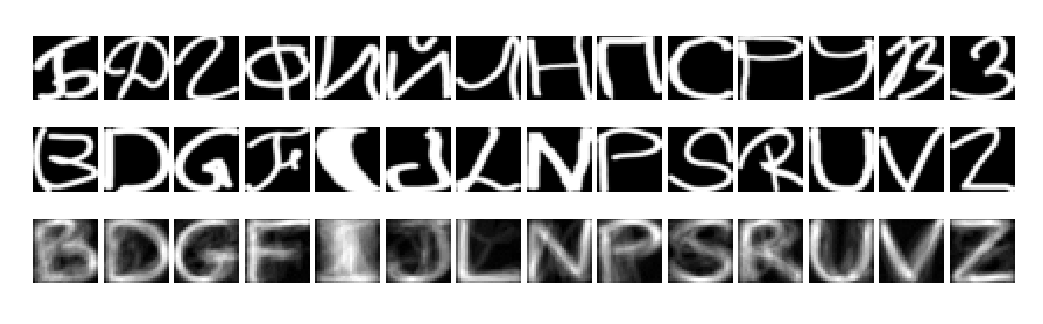

Write the Python code that produced this figure.
import numpy as np
import tensorflow as tf
import matplotlib.pyplot as plt


# normalize all Images, such that each image has zero mean.
# Also invert the colors, such that the background is white and the letters are black.
def normalize_mean(I):
    #I = np.ones(I.shape, dtype=np.float32) - I
    means = np.sum(I, axis=(1,2)) / (I.shape[1] * I.shape[2])
    return I - np.reshape(means, (I.shape[0], 1, 1))


# normalize all images, such that each image has standard deviation of 1
def normalize_stddev(I):
    stddev = np.std(I, axis=(1,2))
    return I / np.reshape(stddev, (I.shape[0], 1, 1))

def shuffle_in_unision(a,b):
    rng_state = np.random.get_state()
    np.random.shuffle(a)
    np.random.set_state(rng_state)
    np.random.shuffle(b)


def make_img_beauty(I):
    I = np.reshape(I, (28,28))
    min = np.min(I)
    max = np.max(I)
    mean = np.mean(I, axis=(0,1))
    #I = I - min / max - min
    I = 10 * (I - 0.1)
    I = 1 / (np.exp(-I) + 1)
    return I


# Load the data. Store inputs in X and labels in Y
X_cyr = np.transpose(np.load("./X_cyr.npy"), (2,0,1))
Y_cyr = np.load("./labels_cyr.npy")
X_lat = np.transpose(np.load("./X_lat.npy"), (2,0,1))
Y_lat = np.load("./labels_lat.npy")

# normalize
X_cyr = normalize_mean(X_cyr)
X_cyr = normalize_stddev(X_cyr)
X_lat = normalize_mean(X_lat)
X_lat = normalize_stddev(X_lat)
shuffle_in_unision(X_lat, Y_lat)

cluster_size = 20
def compute_clusters(size):
    clusters = []
    for j in range(14):
        clusters.append(np.array([pics for (i,pics) in enumerate(X_lat) if Y_lat[i] == j]))
    for i in range(14):
        clusters[i] = clusters[i][:size]
    clusters = np.array(clusters)
    return clusters

clusters = compute_clusters(cluster_size)


indices_lat = np.zeros(14, dtype=np.int16)
for i in range(14):
    j = 0
    while Y_lat[j] != i:
        j += 1
    indices_lat[i] = j
examples = np.array([X_lat[indices_lat[i]] for i in range(14)])

# Shuffle and split into test and training data (in ratio 5 to 1).
shuffle_in_unision(X_cyr, Y_cyr)
X_cyr = np.reshape(X_cyr, (-1, 28, 28, 1))
X_train = X_cyr[:5000]
X_test = X_cyr[5000:]
Y_train = Y_cyr[:5000]
Y_test = Y_cyr[5000:]


def param_relu(x, a):
    return tf.nn.relu(x) - a * tf.nn.relu(x)


phase_train = tf.placeholder(tf.bool)
X = tf.placeholder(tf.float32, [None, 28, 28, 1])
Y = tf.placeholder(tf.int32, [None])


# high-level batch normalization
def bn(x, name):
    return tf.layers.batch_normalization(inputs=x,
                                         beta_initializer=tf.truncated_normal_initializer(0.0, 0.1),
                                         gamma_initializer=tf.truncated_normal_initializer(1.0, 0.1),
                                         moving_mean_initializer=tf.truncated_normal_initializer(0.0, 0.1),
                                         moving_variance_initializer=tf.truncated_normal_initializer(1.0, 0.1),
                                         training=phase_train,
                                         name=name)


alpha = tf.get_variable('alpha', initializer=0.1, collections=['vars'])

W_en_1 = tf.get_variable('W_en_1', initializer=tf.random_normal([3,3,1,32]), collections=['vars'])
b_en_1 = tf.get_variable('b_en_1', initializer=tf.constant(0.1, tf.float32, shape=[32]), collections=['vars'])
l_en_1_norm = bn(tf.nn.conv2d(X, W_en_1, [1,2,2,1], padding='SAME') + b_en_1, 'bn_en_1')
l_en_1 = param_relu(l_en_1_norm, alpha)

W_en_2 = tf.get_variable('W_en_2', dtype=tf.float32, initializer=tf.random_normal([3,3,32,64]), collections=['vars'])
b_en_2 = tf.get_variable('b_en_2', initializer=tf.constant(0.1, tf.float32, shape=[64]), collections=['vars'])
l_en_2_norm = bn(tf.nn.conv2d(l_en_1, W_en_2, [1,2,2,1], padding='SAME') + b_en_2, 'bn_en_2')
l_en_2 = param_relu(l_en_2_norm, alpha)

W_middle_1 = tf.get_variable('W_middle_1', initializer=tf.random_normal([7 * 7 * 64, 512]), collections=['vars'])
b_middle_1 = tf.get_variable('b_middle_1', initializer=tf.random_normal([512]), collections=['vars'])

flat_1 = tf.reshape(l_en_2, [-1, 7*7*64])
middle_1 = param_relu(bn(tf.matmul(flat_1, W_middle_1) + b_middle_1, 'bn_middle_1'), alpha)

keep_prob_middle = tf.placeholder(tf.float32)
middle_1_drop = tf.nn.dropout(middle_1, keep_prob_middle)

W_middle_2 = tf.get_variable('W_middle_2', initializer=tf.random_normal([512, 7*7*64]), collections=['vars'])
b_middle_2 = tf.get_variable('b_middle_2', initializer=tf.random_normal([7*7*64]), collections=['vars'])

middle_2 = tf.reshape(param_relu(bn(tf.matmul(middle_1_drop, W_middle_2) + b_middle_2, 'bn_middle_2'), alpha), [-1, 7, 7,64])

W_de_1 = tf.get_variable('W_de_1', initializer=tf.random_normal([3,3,32,64]), collections=['vars'])
b_de_1 = tf.get_variable('b_de_1', initializer=tf.constant(0.1, tf.float32, shape=[32]), collections=['vars'])
batch_size = tf.shape(middle_2)[0]
out_shape_1 = tf.stack([batch_size, 14, 14, 32])
l_de_1_norm = bn(tf.nn.conv2d_transpose(middle_2, W_de_1, out_shape_1, strides=[1,2,2,1], padding='SAME') + b_de_1, 'bn_de_1')
l_de_1 = param_relu(l_de_1_norm, alpha)
W_de_2 = tf.get_variable('W_de_2', initializer=tf.random_normal([3,3,1,32]), collections=['vars'])
b_de_2 = tf.get_variable('b_de_2', initializer=tf.constant(0.1, tf.float32, shape=[1]), collections=['vars'])
batch_size = tf.shape(l_de_1)[0]
out_shape_2 = tf.stack([batch_size, 28, 28, 1])
l_de_2_norm = bn(tf.nn.conv2d_transpose(l_de_1, W_de_2, out_shape_2, strides=[1,2,2,1], padding='SAME') + b_de_2, 'bn_de_2')
l_de_2 = param_relu(l_de_2_norm, alpha)

W_fc = tf.get_variable('W_fc', initializer=tf.random_normal([28*28,28*28]), collections=['vars'])
b_fc = tf.get_variable('b_fc', initializer=tf.random_normal([1, 28*28]), collections=['vars'])
lat_pred = tf.matmul(tf.reshape(l_de_2, (-1, 28*28)), W_fc) + b_fc
lat_pred = tf.reshape(lat_pred, (-1, 28,28))
#lat_pred = tf.matmul(tf.reshape(l_de_2, (-1, 28,28)), tf.tile(tf.reshape(W_fc, (1,28,28)), [tf.shape(l_de_2)[0],1,1]))

lat_actual = tf.gather(clusters, Y)

loss = tf.reduce_mean(tf.square(lat_actual - tf.reshape(lat_pred, (-1, 1, 28, 28))))
#losses = ([tf.square(lat_actual[i] - tf.reshape(lat_pred, (1,28,28))) for i in range(batch_size)])
#loss = sum([tf.reduce_mean(losses[i]) for i in range(batch_size)]) / len(losses)

#lam = 1e-5
#weight_decay = loss + lam * tf.reduce_sum(tf.stack([tf.nn.l2_loss(i) for i in tf.get_collection('vars')]))

update_ops = tf.get_collection(tf.GraphKeys.UPDATE_OPS)
with tf.control_dependencies(update_ops):
    train_step = tf.train.AdamOptimizer(1e-3).minimize(loss)


def train():
    with tf.Session() as sess:
        sess.run(tf.global_variables_initializer())
        sess.run(tf.variables_initializer(tf.get_collection('vars')))
        saver = tf.train.Saver(tf.get_collection(tf.GraphKeys.GLOBAL_VARIABLES) + tf.get_collection('vars'))
        l = -100
        r = 0
        for i in range(20000):
            l += 100
            r += 100
            if r >= X_train.shape[0]:
                l = 0
                r = 100
                shuffle_in_unision(X_train, Y_train)
            train_step.run(feed_dict={X: X_train[l:r], Y: Y_train[l:r], phase_train: True, keep_prob_middle: 0.67})
            shuffle_in_unision(X_lat, Y_lat)
            if i % 500 == 0:
                clusters = compute_clusters(cluster_size)
                train_accuracy = loss.eval(
                        feed_dict={X: X_train[0:200], Y: Y_train[0:200], phase_train: False, keep_prob_middle: 1.0})
                test_accuracy = loss.eval(feed_dict={X: X_test[0:200], Y: Y_test[0:200], phase_train: False, keep_prob_middle: 1.0})
                print('step %d, training accuracy %g, test accuracy %g' % (i, train_accuracy, test_accuracy))
            if i % 2000 == 0 and i > 0:
                saver.save(sess, "/Users/sigi/PycharmProjects/ex04/weights_encoder_decoder_random.ckpt")
        test_accuracy = loss.eval(feed_dict={X: X_test, Y: Y_test, phase_train: False, keep_prob_middle: 1.0})
        print('test accuracy %s' % test_accuracy)
        train_accuracy = 0.0
        for i in range(int(len(X_train) / 1000)):
            train_accuracy += loss.eval(
                feed_dict={X: X_train[i * 1000:(i + 1) * 1000], Y: Y_train[i * 1000:(i + 1) * 1000], phase_train: False, keep_prob_middle: 1.0})
        train_accuracy = train_accuracy / len(X_train) * 1000
        print('train accuracy %s' % train_accuracy)
        saver.save(sess, "/Users/sigi/PycharmProjects/ex04/weights_encoder_decoder_random.ckpt")


def train_for_latent_space():
    with tf.Session() as sess:
        sess.run(tf.global_variables_initializer())
        sess.run(tf.variables_initializer(tf.get_collection('vars')))
        saver = tf.train.Saver(tf.get_collection('vars'))
        l = -100
        r = 0
        for i in range(20000):
            l += 100
            r += 100
            if r >= X_train.shape[0]:
                l = 0
                r = 100
                shuffle_in_unision(X_train, Y_train)
            train_step.run(feed_dict={X: X_train[l:r], Y: Y_train[l:r], phase_train: True, keep_prob_middle: 0.67})
            shuffle_in_unision(X_lat, Y_lat)
            if i % 500 == 0:
                clusters = compute_clusters(cluster_size)
                train_accuracy = loss.eval(
                        feed_dict={X: X_train[0:200], Y: Y_train[0:200], phase_train: False, keep_prob_middle: 1.0})
                test_accuracy = loss.eval(feed_dict={X: X_test[0:200], Y: Y_test[0:200], phase_train: False, keep_prob_middle: 1.0})
                print('step %d, training accuracy %g, test accuracy %g' % (i, train_accuracy, test_accuracy))
            if i % 2000 == 0 and i > 0:
                saver.save(sess, "/Users/sigi/PycharmProjects/ex04/weights_encoder_decoder_latent.ckpt")
        test_accuracy = loss.eval(feed_dict={X: X_test, Y: Y_test, phase_train: False, keep_prob_middle: 1.0})
        print('test accuracy %s' % test_accuracy)
        train_accuracy = 0.0
        for i in range(int(len(X_train) / 1000)):
            train_accuracy += loss.eval(
                feed_dict={X: X_train[i * 1000:(i + 1) * 1000], Y: Y_train[i * 1000:(i + 1) * 1000], phase_train: False, keep_prob_middle: 1.0})
        train_accuracy = train_accuracy / len(X_train) * 1000
        print('train accuracy %s' % train_accuracy)
        saver.save(sess, "/Users/sigi/PycharmProjects/ex04/weights_encoder_decoder_latent.ckpt")


def display():
    saver = tf.train.Saver(tf.get_collection(tf.GraphKeys.GLOBAL_VARIABLES) + tf.get_collection('vars'))
    with tf.Session() as sess:
        #sess.run(tf.global_variables_initializer())
        #sess.run(tf.variables_initializer(tf.get_collection('vars')))
        saver.restore(sess, "/Users/sigi/PycharmProjects/ex04/weights_encoder_decoder_random.ckpt")
        res = lat_pred.eval(feed_dict={X:X_test, keep_prob_middle: 1.0, phase_train: False})
        indices_cyr = np.zeros(14, dtype=np.int32)
        for i in range(14):
            j = 0
            while Y_test[j] != i:
                j += 1
            indices_cyr[i] = j
        for a in range(14):
            plt.subplot(4, 14, a+1)
            plt.imshow(np.reshape(X_test[indices_cyr[a]], (28,28)), cmap='gray')
            plt.axis('off')
        for b in range(14):
            plt.subplot(4,14,b+15)
            plt.imshow(np.reshape(X_lat[indices_lat[b]], (28,28)), cmap='gray')
            plt.axis('off')
        for c in range(14):
            plt.subplot(4,14,c+29)
            plt.imshow(np.reshape(res[indices_cyr[c]], (28,28)), cmap='gray')
            plt.axis('off')
        plt.show()

#display()